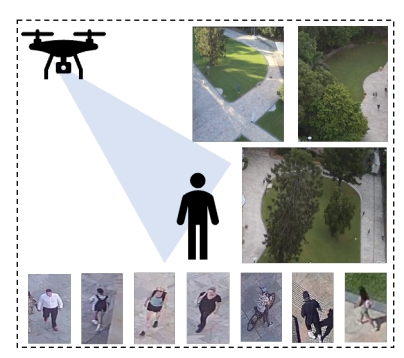
#> input picture project/img/origin/agreid.png, 404 x 358 px; its folder holds only this picture in this run
$ python cropping.py 1.0 1.0
#> lines starting #> are read from the running program, lines starting #| are printed output that depends on the picture
import cv2
import numpy as np
import os, sys

length = 1200#float(sys.argv[1])
height = 600#float(sys.argv[2])

fname = os.listdir('origin/')
fname = [t for t in fname if t[-1] != 'y' and t[-1] != 'd' and t[-1]!='e']

for f in fname:
    print(f)
    img = cv2.imread('origin/'+f)
#> img is the input picture: shape (358, 404, 3); mean B, G, R 188.6, 189.5, 188
    ratio = height / length
    h, s, _ = img.shape
#> h = 358; s = 404
    print(h,s)
#| 358 404
    if float(h) / s > ratio:
        #print(ratio, float(h) / s)
        ns = int(h / ratio)
#> ns = 716
        st = (ns - s) // 2
#> st = 156
        #print(st,st+ns,s)
        nimg = cv2.copyMakeBorder(img, 0, 0, st, st, cv2.BORDER_CONSTANT,value=[255,255,255])
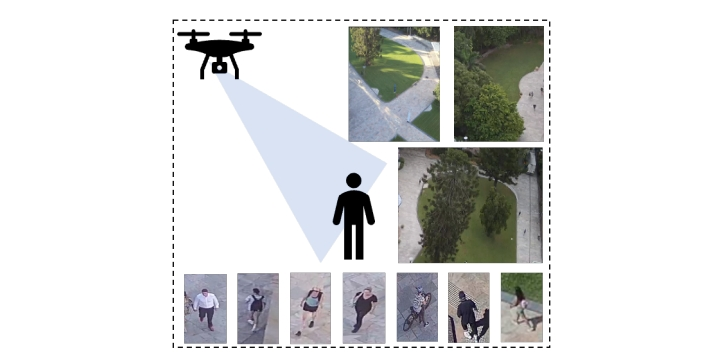
#> nimg: shape (358, 716, 3); mean B, G, R 217.5, 218, 217.2
        #nimg = img[:,st:st+ns]
    else:
        nh = int(s * ratio)
        st = (nh - h) // 2
        nimg = cv2.copyMakeBorder(img, st, st, 0, 0, cv2.BORDER_CONSTANT,value=[255,255,255])
        #nimg = img[st:st+nh]
    nimg = cv2.resize(nimg,(int(length),int(height)))
#> nimg: shape (600, 1200, 3)
    cv2.imwrite('processed/%s'%f,nimg)

$ run again, on project/img/origin/gaia.png
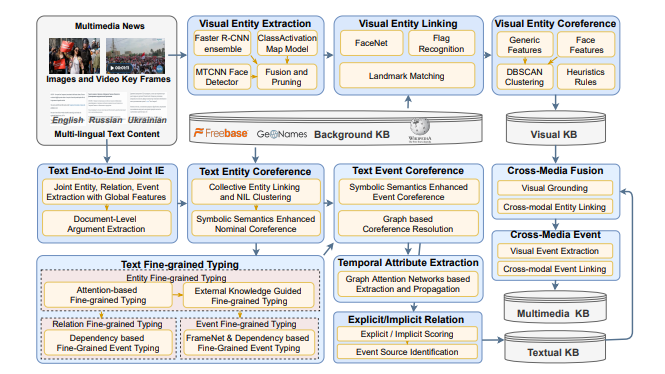
#> input picture project/img/origin/gaia.png, 665 x 374 px
#> img is the input picture: shape (374, 665, 3); mean B, G, R 222.9, 224.9, 225.7
#| 374 665
#> `nimg = cv2.copyMakeBorder(img, 0, 0, st, st, cv2.BORDER_CONSTANT,value..`:
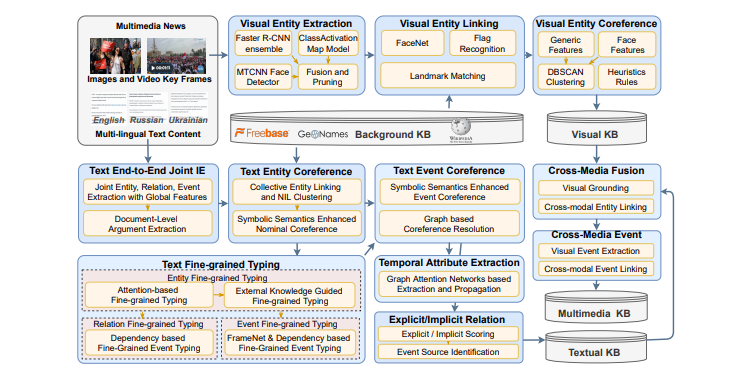
#> nimg: shape (374, 747, 3); mean B, G, R 226.4, 228.2, 228.9
#> `nimg = cv2.resize(nimg,(int(length),int(height)))`:
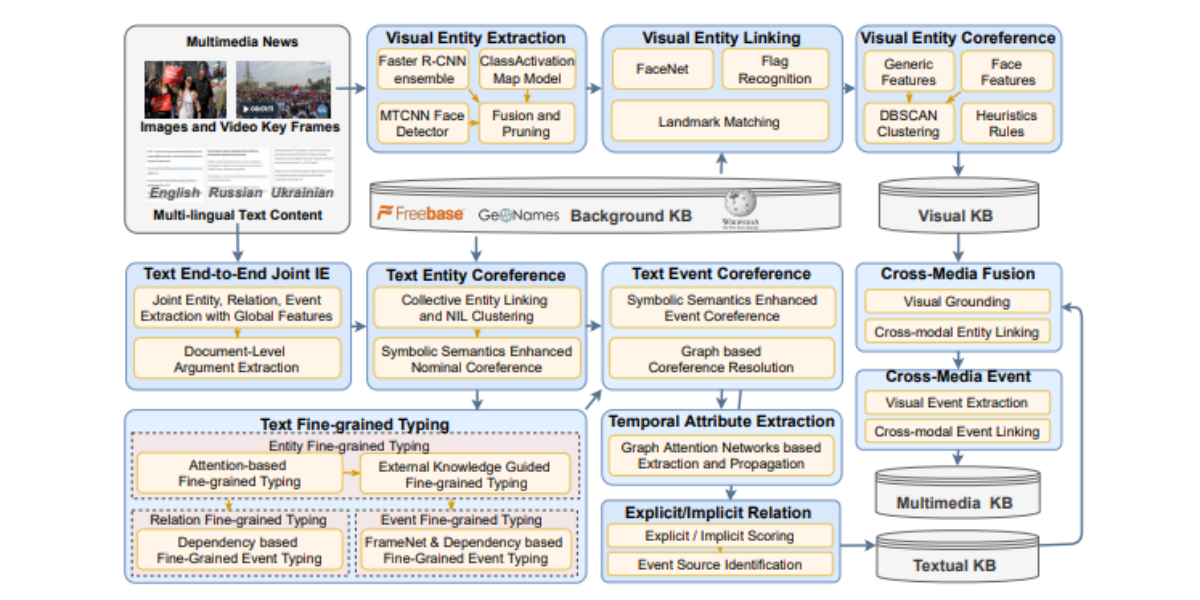
#> nimg: shape (600, 1200, 3); mean B, G, R 226.4, 228.1, 228.9

$ run again, on project/img/origin/gaitbody.png
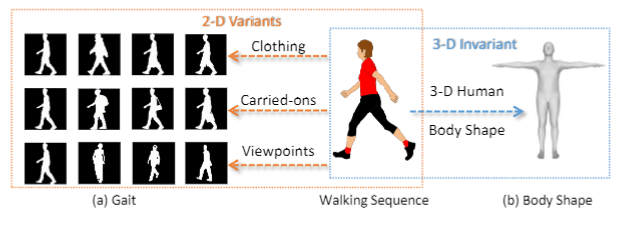
#> input picture project/img/origin/gaitbody.png, 621 x 225 px
#> img is the input picture: shape (225, 621, 3); mean B, G, R 212.7, 213.4, 215.5
#| 225 621
#> `nimg = cv2.copyMakeBorder(img, st, st, 0, 0, cv2.BORDER_CONSTANT,value..`:
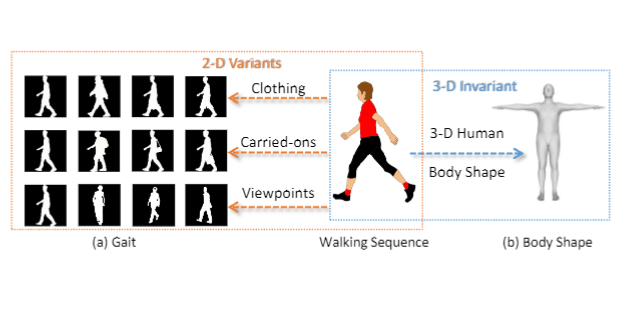
#> nimg: shape (309, 621, 3); mean B, G, R 224.2, 224.7, 226.2
#> `nimg = cv2.resize(nimg,(int(length),int(height)))`:
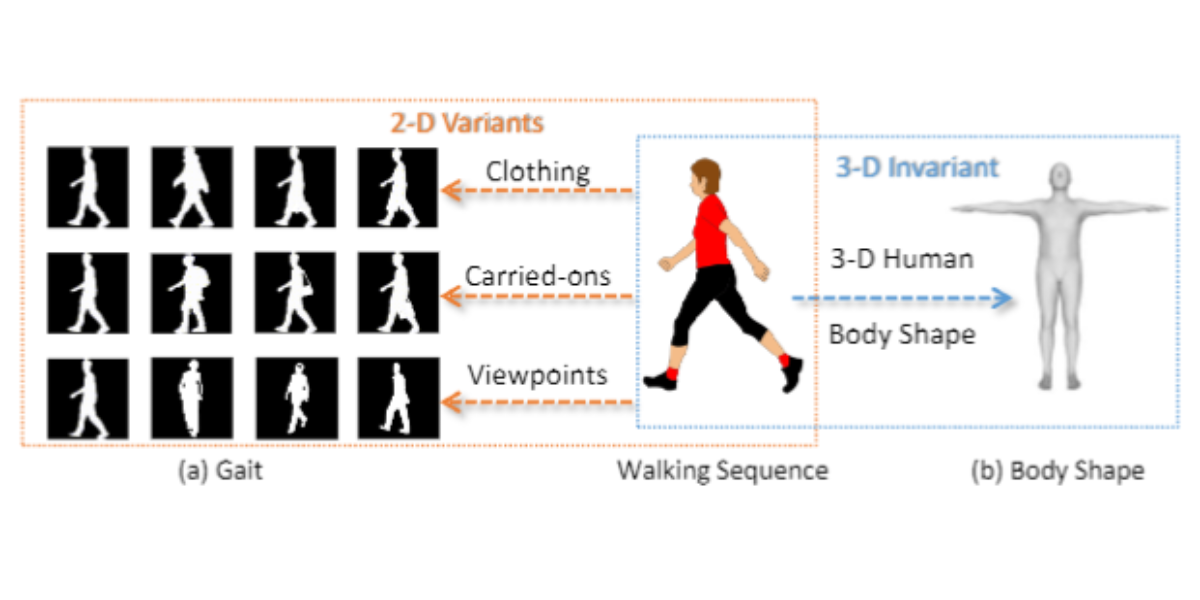
#> nimg: shape (600, 1200, 3); mean B, G, R 224.2, 224.7, 226.2

$ run again, on project/img/origin/gaitref.png
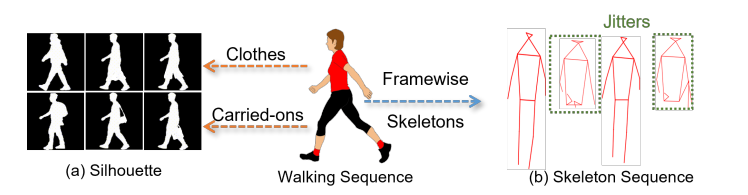
#> input picture project/img/origin/gaitref.png, 748 x 195 px
#> img is the input picture: shape (195, 748, 3); mean B, G, R 214.2, 215, 217.9
#| 195 748
#> `nimg = cv2.copyMakeBorder(img, st, st, 0, 0, cv2.BORDER_CONSTANT,value..`:
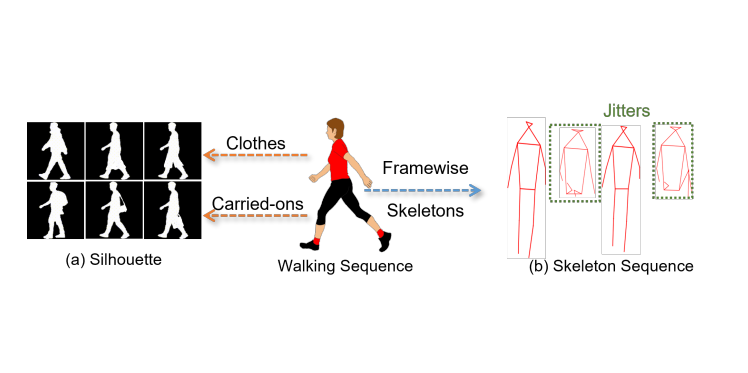
#> nimg: shape (373, 748, 3); mean B, G, R 233.7, 234.1, 235.6
#> `nimg = cv2.resize(nimg,(int(length),int(height)))`:
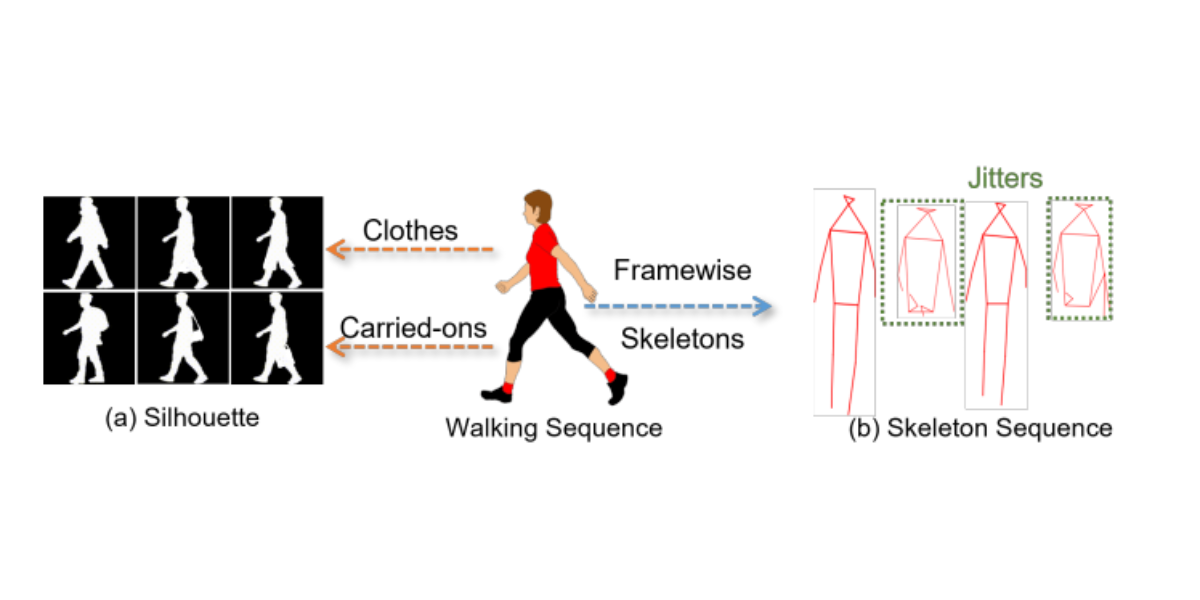
#> nimg: shape (600, 1200, 3); mean B, G, R 233.7, 234.1, 235.6

$ run again, on project/img/origin/caila.png
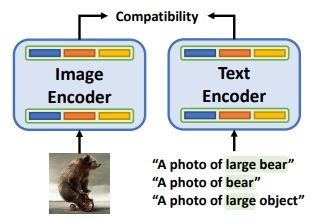
#> input picture project/img/origin/caila.png, 329 x 220 px
#> img is the input picture: shape (220, 329, 3); mean B, G, R 217.6, 218.8, 216
#| 220 329
#> `nimg = cv2.copyMakeBorder(img, 0, 0, st, st, cv2.BORDER_CONSTANT,value..`:
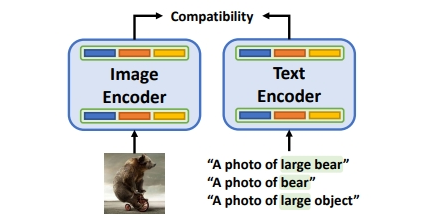
#> nimg: shape (220, 439, 3); mean B, G, R 226.9, 227.8, 225.8
#> `nimg = cv2.resize(nimg,(int(length),int(height)))`:
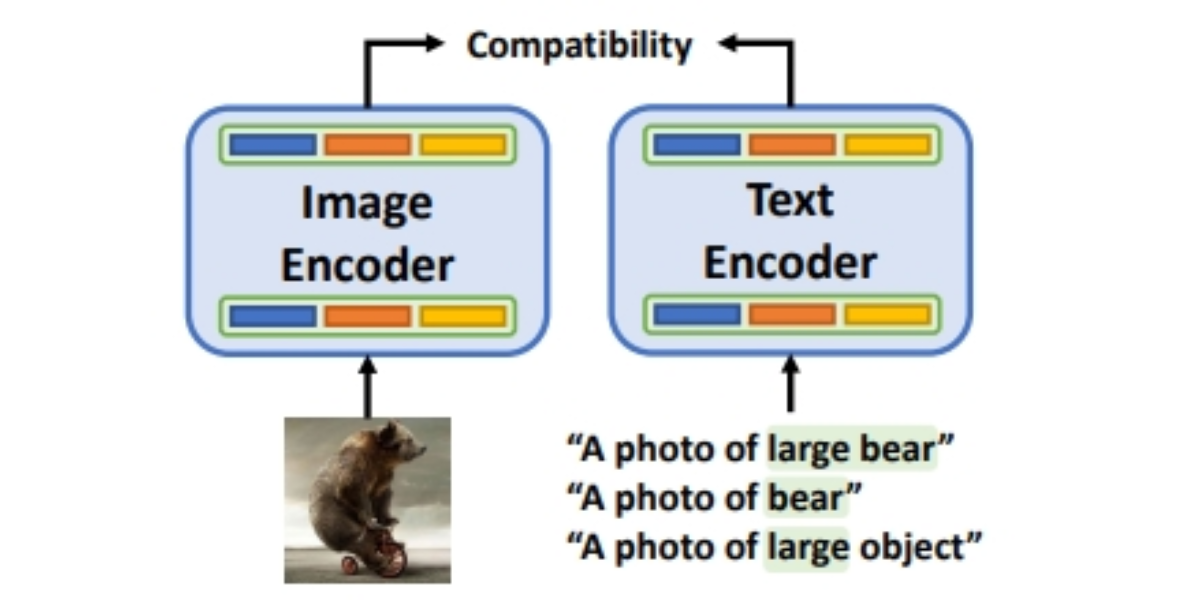
#> nimg: shape (600, 1200, 3); mean B, G, R 226.9, 227.8, 225.7
